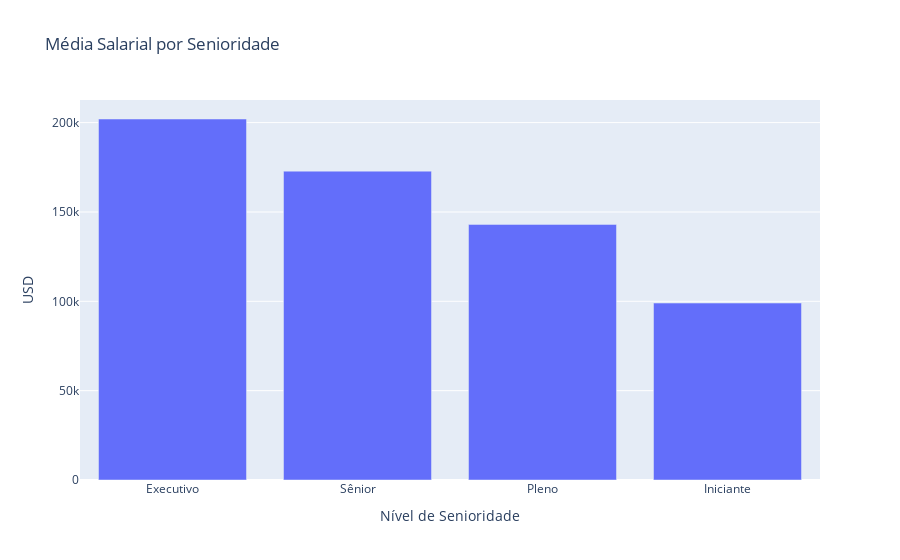

The notebook cell saved with this chart:
### Code cell
senioridade_media_salario = df_limpo.groupby('Nível de Experiência')['USD'].mean().sort_values(ascending=False).reset_index()

fig = px.bar(senioridade_media_salario,
             x='Nível de Experiência',
             y='USD',
             title='Média Salarial por Senioridade',
             labels={'Nível de Experiência': 'Nível de Senioridade', 'usd': 'Média Salarial Anual (USD)'})

fig.show()

### Figure 1 — Plotly figure (JSON) as saved in the notebook; plotly's stock layout.template omitted (floating-point values rounded to 4 significant figures)
{"data": [{"hovertemplate": "Nível de Senioridade=%{x}<br>USD=%{y}<extra></extra>", "legendgroup": "", "marker": {"color": "#636efa", "pattern": {"shape": ""}}, "name": "", "orientation": "v", "showlegend": false, "textposition": "auto", "type": "bar", "x": ["Executivo", "Sênior", "Pleno", "Iniciante"], "xaxis": "x", "y": [202000.0, 172900.0, 143000.0, 99030.0], "yaxis": "y"}], "layout": {"barmode": "relative", "legend": {"tracegroupgap": 0}, "title": {"text": "Média Salarial por Senioridade"}, "xaxis": {"anchor": "y", "domain": [0, 1], "title": {"text": "Nível de Senioridade"}}, "yaxis": {"anchor": "x", "domain": [0, 1], "title": {"text": "USD"}}}}
